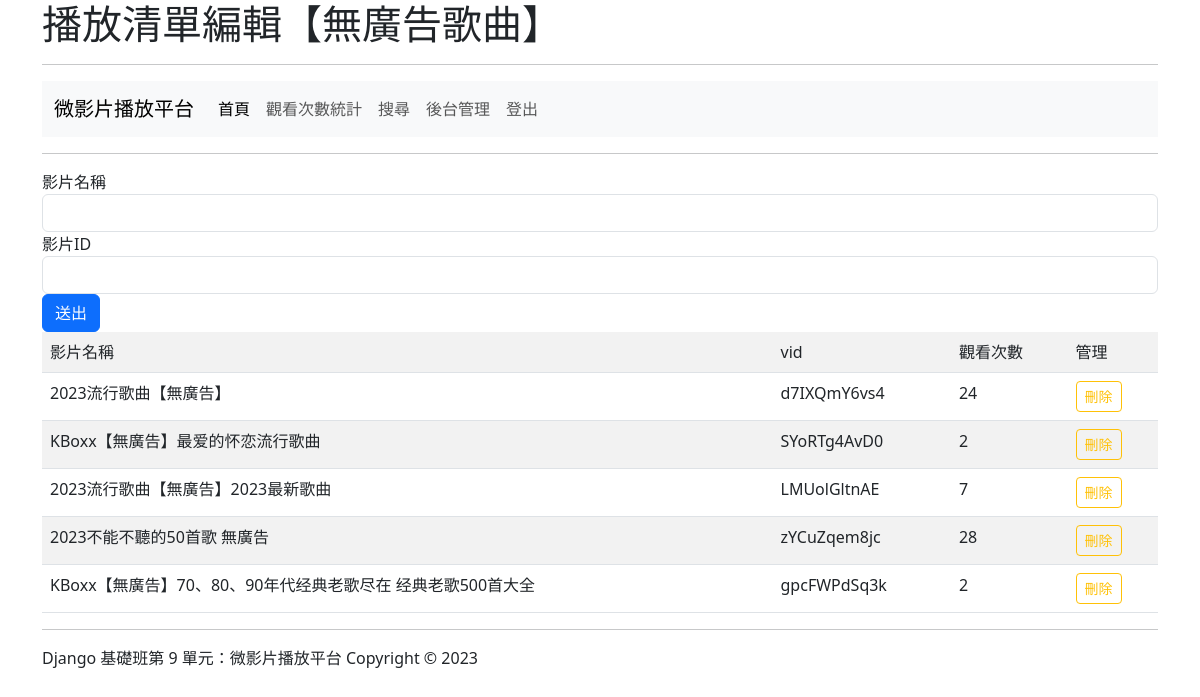
Page /edit/5/ (signed in) on the committed database.
### mysite/models.py (models this page shows, shortened)
class Movie(models.Model):
    mlist = models.ForeignKey(MovieList, on_delete=models.CASCADE)
    vid = models.CharField(max_length=20)
    title = models.CharField(max_length=100)
    counter = models.PositiveIntegerField(default=0)

### mysite/views.py (the view)
# urls.py: path('edit/<int:id>/', views.edit, name='edit'),
@login_required
def edit(request, id):
    target_list = models.MovieList.objects.get(id=id)
    videos = target_list.movie_set.all()
    if request.method=="POST":
        title = request.POST['title']
        vid = request.POST['vid']
        if title != "" and vid != "":
            models.Movie.objects.create(title=title, vid=vid, mlist=target_list)
        return redirect("/edit/%s/" % id)
    return render(request, "edit.html", locals())

### templates/edit.html (shortened to what this page needs)
{% extends "base.html" %}
{% block header %}
<h1>播放清單編輯【{{ target_list.name }}】</h1>
{% endblock %}
{% block content %}
    <form action="." method="POST">
        <div class="form-group">
            <label for="title">影片名稱</label>
            <input type="text" class="form-control" id="title" name="title" required>
        </div>
        <div class="form-group">
            <label for="vid">影片ID</label>
            <input type="text" class="form-control" id="vid" name="vid" required>
        </div>
        <button type="submit" class="btn btn-primary">送出</button>
    </form>
    {% if videos %}
        <table class="table table-striped">
            <tr><td>影片名稱</td><td>vid</td><td>觀看次數</td><td>管理</td></tr>
            {% for video in videos %}
                <tr>
                    <td>{{ video.title }}</td>
                    <td>{{ video.vid }}</td>
                    <td>{{ video.counter }}</td>
                    <td><a class="btn btn-sm btn-outline-warning" href="/delete/{{ video.id }}/">刪除</a></td>
                </tr>
            {% endfor %}
        </table>
    {% else %}
        <p class="alert alert-warning">目前清單中沒有任何影片</p>
    {% endif %}
{% endblock %}

### rows in the picture
Movie: title "2023流行歌曲【無廣告】", vid "d7IXQmY6vs4", counter "24"
Movie: title "KBoxx【無廣告】最爱的怀恋流行歌曲", vid "SYoRTg4AvD0", counter "2"
Movie: title "2023流行歌曲【無廣告】2023最新歌曲", vid "LMUolGltnAE", counter "7"
Movie: title "2023不能不聽的50首歌 無廣告", vid "zYCuZqem8jc", counter "28"
Movie: title "KBoxx【無廣告】70、80、90年代经典老歌尽在 经典老歌500首大全", vid "gpcFWPdSq3k", counter "2"
